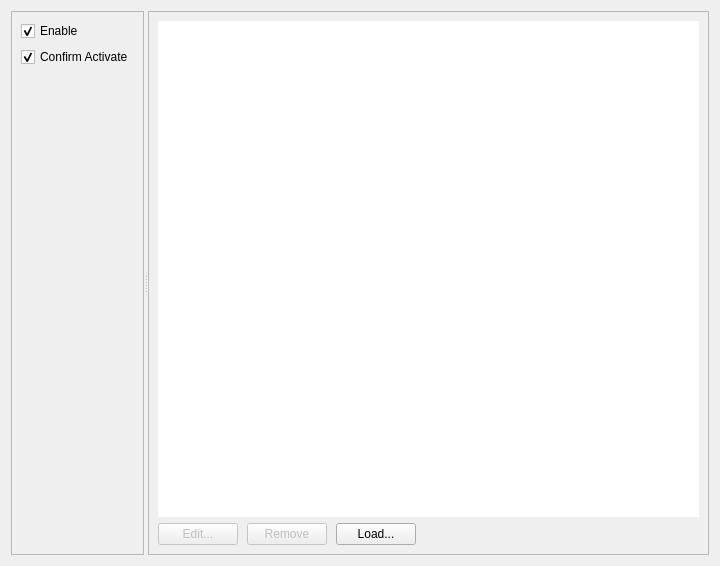
<ui version="4.0" >
 <class>StrategyDisplay</class>
 <widget class="QWidget" name="StrategyDisplay" >
  <property name="geometry" >
   <rect>
    <x>0</x>
    <y>0</y>
    <width>720</width>
    <height>566</height>
   </rect>
  </property>
  <property name="windowTitle" >
   <string>Strategy Display</string>
  </property>
  <layout class="QVBoxLayout" name="verticalLayout" >
   <item>
    <widget class="QSplitter" name="splitter" >
     <property name="orientation" >
      <enum>Qt::Horizontal</enum>
     </property>
     <widget class="QFrame" name="controlGroup" >
      <property name="sizePolicy" >
       <sizepolicy vsizetype="Minimum" hsizetype="Preferred" >
        <horstretch>0</horstretch>
        <verstretch>0</verstretch>
       </sizepolicy>
      </property>
      <property name="frameShape" >
       <enum>QFrame::StyledPanel</enum>
      </property>
      <property name="frameShadow" >
       <enum>QFrame::Sunken</enum>
      </property>
      <layout class="QVBoxLayout" >
       <property name="spacing" >
        <number>6</number>
       </property>
       <property name="margin" >
        <number>0</number>
       </property>
       <item>
        <widget class="QFrame" name="loadGroup" >
         <layout class="QGridLayout" >
          <property name="margin" >
           <number>9</number>
          </property>
          <property name="spacing" >
           <number>6</number>
          </property>
          <item row="0" column="0" >
           <widget class="QCheckBox" name="enableAll" >
            <property name="text" >
             <string>Enable</string>
            </property>
            <property name="icon" >
             <iconset resource="../../lib/widgets/profit.qrc" >
              <normaloff>:/images/icons/misc.png</normaloff>:/images/icons/misc.png</iconset>
            </property>
            <property name="checked" >
             <bool>true</bool>
            </property>
           </widget>
          </item>
          <item row="1" column="0" >
           <widget class="QCheckBox" name="confirmActivate" >
            <property name="text" >
             <string>Confirm Activate</string>
            </property>
            <property name="icon" >
             <iconset resource="../../lib/widgets/profit.qrc" >
              <normaloff>:/images/icons/misc.png</normaloff>:/images/icons/misc.png</iconset>
            </property>
            <property name="checked" >
             <bool>true</bool>
            </property>
           </widget>
          </item>
          <item row="2" column="0" >
           <spacer name="verticalSpacer" >
            <property name="orientation" >
             <enum>Qt::Vertical</enum>
            </property>
            <property name="sizeHint" stdset="0" >
             <size>
              <width>20</width>
              <height>40</height>
             </size>
            </property>
           </spacer>
          </item>
         </layout>
        </widget>
       </item>
      </layout>
     </widget>
     <widget class="QFrame" name="strategyTableGroup" >
      <property name="sizePolicy" >
       <sizepolicy vsizetype="Expanding" hsizetype="Preferred" >
        <horstretch>1</horstretch>
        <verstretch>0</verstretch>
       </sizepolicy>
      </property>
      <property name="frameShape" >
       <enum>QFrame::StyledPanel</enum>
      </property>
      <property name="frameShadow" >
       <enum>QFrame::Sunken</enum>
      </property>
      <property name="title" stdset="0" >
       <string/>
      </property>
      <property name="flat" stdset="0" >
       <bool>false</bool>
      </property>
      <layout class="QVBoxLayout" >
       <item>
        <widget class="QTreeView" name="strategyView" >
         <property name="frameShape" >
          <enum>QFrame::NoFrame</enum>
         </property>
         <property name="rootIsDecorated" >
          <bool>false</bool>
         </property>
        </widget>
       </item>
       <item>
        <widget class="QFrame" name="buttonsGroup" >
         <property name="sizePolicy" >
          <sizepolicy vsizetype="Preferred" hsizetype="Preferred" >
           <horstretch>0</horstretch>
           <verstretch>0</verstretch>
          </sizepolicy>
         </property>
         <layout class="QVBoxLayout" name="verticalLayout_2" >
          <property name="spacing" >
           <number>0</number>
          </property>
          <property name="margin" >
           <number>0</number>
          </property>
          <item>
           <layout class="QHBoxLayout" name="horizontalLayout" >
            <property name="spacing" >
             <number>9</number>
            </property>
            <property name="margin" >
             <number>0</number>
            </property>
            <item>
             <widget class="QPushButton" name="editButton" >
              <property name="enabled" >
               <bool>false</bool>
              </property>
              <property name="text" >
               <string>Edit...</string>
              </property>
              <property name="icon" >
               <iconset resource="../../lib/widgets/profit.qrc" >
                <normaloff>:/images/icons/kedit.png</normaloff>:/images/icons/kedit.png</iconset>
              </property>
             </widget>
            </item>
            <item>
             <widget class="QPushButton" name="removeButton" >
              <property name="enabled" >
               <bool>false</bool>
              </property>
              <property name="text" >
               <string>Remove</string>
              </property>
              <property name="icon" >
               <iconset resource="../../lib/widgets/profit.qrc" >
                <normaloff>:/images/icons/editdelete.png</normaloff>:/images/icons/editdelete.png</iconset>
              </property>
             </widget>
            </item>
            <item>
             <widget class="QPushButton" name="loadButton" >
              <property name="text" >
               <string>Load...</string>
              </property>
              <property name="icon" >
               <iconset resource="../../lib/widgets/profit.qrc" >
                <normaloff>:/images/icons/filenew.png</normaloff>:/images/icons/filenew.png</iconset>
              </property>
             </widget>
            </item>
            <item>
             <spacer name="horizontalSpacer" >
              <property name="orientation" >
               <enum>Qt::Horizontal</enum>
              </property>
              <property name="sizeHint" stdset="0" >
               <size>
                <width>40</width>
                <height>20</height>
               </size>
              </property>
             </spacer>
            </item>
           </layout>
          </item>
         </layout>
        </widget>
       </item>
      </layout>
     </widget>
    </widget>
   </item>
  </layout>
 </widget>
 <tabstops>
  <tabstop>editButton</tabstop>
  <tabstop>removeButton</tabstop>
  <tabstop>loadButton</tabstop>
  <tabstop>enableAll</tabstop>
  <tabstop>confirmActivate</tabstop>
 </tabstops>
 <resources>
  <include location="../../lib/widgets/profit.qrc" />
 </resources>
 <connections>
  <connection>
   <sender>enableAll</sender>
   <signal>clicked(bool)</signal>
   <receiver>strategyTableGroup</receiver>
   <slot>setEnabled(bool)</slot>
   <hints>
    <hint type="sourcelabel" >
     <x>92</x>
     <y>30</y>
    </hint>
    <hint type="destinationlabel" >
     <x>420</x>
     <y>197</y>
    </hint>
   </hints>
  </connection>
 </connections>
</ui>
